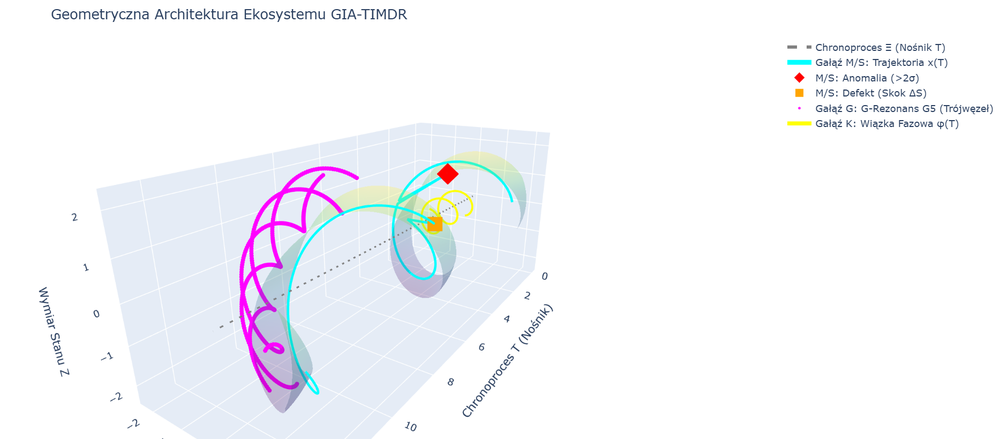
#> input picture giaTimdr.png, 1000 x 439 px, shrunk from 1867 x 819 before the run
$ python timdr_filter_gradient_heavy.py ../giaTimdr.png out.png
#> lines starting #> are read from the running program, lines starting #| are printed output that depends on the picture
# timdr_migotowiec_heavy.py
# TIMDR „Migotowiec” – ciężki filtr strukturalno‑widmowy
# Uwaga: wymaga dużej mocy obliczeniowej (FFT + gradienty na całym obrazie)

from PIL import Image
import numpy as np
import sys
from pathlib import Path


def _to_float_array(img: Image.Image) -> np.ndarray:
    arr = np.asarray(img.convert("RGB"), dtype=np.float32) / 255.0
    return arr


def _from_float_array(arr: np.ndarray) -> Image.Image:
    arr = np.clip(arr * 255.0, 0, 255).astype(np.uint8)
    return Image.fromarray(arr)


def _fft_layer(arr: np.ndarray) -> np.ndarray:
    # widmo amplitudowe per kanał
    fft = np.fft.fft2(arr, axes=(0, 1))
    fft_shift = np.fft.fftshift(fft, axes=(0, 1))
    mag = np.log1p(np.abs(fft_shift))
    mag /= (mag.max(axis=(0, 1), keepdims=True) + 1e-8)
    return mag


def _sobel_gradients(gray: np.ndarray) -> np.ndarray:
    # proste Sobele 3x3
    kx = np.array([[-1, 0, 1],
                   [-2, 0, 2],
                   [-1, 0, 1]], dtype=np.float32)
    ky = np.array([[-1, -2, -1],
                   [ 0,  0,  0],
                   [ 1,  2,  1]], dtype=np.float32)

    def conv2(img, k):
        h, w = img.shape
        kh, kw = k.shape
        pad_h, pad_w = kh // 2, kw // 2
        padded = np.pad(img, ((pad_h, pad_h), (pad_w, pad_w)), mode="reflect")
        out = np.zeros_like(img, dtype=np.float32)
        for y in range(h):
            ys = y
            ye = y + kh
            for x in range(w):
                xs = x
                xe = x + kw
                region = padded[ys:ye, xs:xe]
                out[y, x] = np.sum(region * k)
        return out

    gx = conv2(gray, kx)
    gy = conv2(gray, ky)
    g = np.sqrt(gx * gx + gy * gy)
    g /= (g.max() + 1e-8)
    return g


def _laplace(gray: np.ndarray) -> np.ndarray:
    k = np.array([[0,  1, 0],
                  [1, -4, 1],
                  [0,  1, 0]], dtype=np.float32)

    def conv2(img, k):
        h, w = img.shape
        kh, kw = k.shape
        pad_h, pad_w = kh // 2, kw // 2
        padded = np.pad(img, ((pad_h, pad_h), (pad_w, pad_w)), mode="reflect")
        out = np.zeros_like(img, dtype=np.float32)
        for y in range(h):
            ys = y
            ye = y + kh
            for x in range(w):
                xs = x
                xe = x + kw
                region = padded[ys:ye, xs:xe]
                out[y, x] = np.sum(region * k)
        return out

    l = conv2(gray, k)
    l = np.abs(l)
    l /= (l.max() + 1e-8)
    return l


def timdr_migotowiec(img: Image.Image) -> Image.Image:
    base = _to_float_array(img)
    h, w, _ = base.shape

    # figura – samo wejście
    figura = base.copy()

    # widmo – FFT per kanał
    widmo = _fft_layer(base)

    # liczba – jasność (luminancja)
    gray = (0.299 * base[..., 0] +
            0.587 * base[..., 1] +
            0.114 * base[..., 2])
    liczba = gray[..., None]

    # dynamika – normalizowana lokalna rozpiętość (min/max w oknie)
    # uproszczona: globalny kontrast
    dyn = (base - base.min(axis=(0, 1), keepdims=True)) / (
        base.max(axis=(0, 1), keepdims=True) - base.min(axis=(0, 1), keepdims=True) + 1e-8
    )

    # gradient + laplace – struktura krawędziowa
    grad = _sobel_gradients(gray)
    lap = _laplace(gray)
    struktura = np.stack([grad, lap, grad], axis=-1)

    # miks warstw – „migotowiec”
    # wagi można korygować
    w_fig = 0.35
    w_fft = 0.25
    w_num = 0.10
    w_dyn = 0.15
    w_str = 0.15

    out = (
        w_fig * figura +
        w_fft * widmo +
        w_num * liczba +
        w_dyn * dyn +
        w_str * struktura
    )

    return _from_float_array(out)


def main():
    if len(sys.argv) < 3:
        print("Użycie: python timdr_migotowiec_heavy.py wejście.jpg wyjście.png")
        sys.exit(1)

    in_path = Path(sys.argv[1])
    out_path = Path(sys.argv[2])

    img = Image.open(in_path)
#> img is the input picture: PIL image 1000x439 RGBA; mean R, G, B, A 245.3, 246.1, 249.9, 255
    out = timdr_migotowiec(img)
#> in _fft_layer, `mag = np.log1p(np.abs(fft_shift))`:
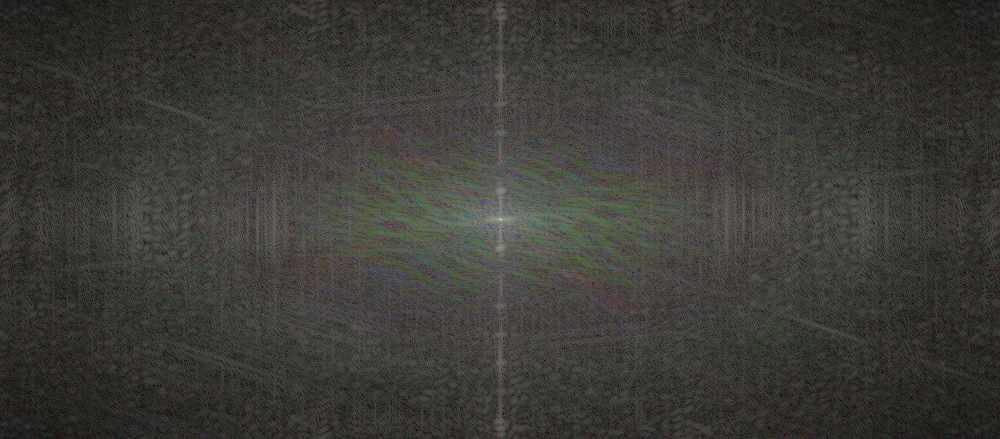
#> mag: shape (439, 1000, 3) float64; mean of channels 0, 1, 2 3.08, 3.03, 2.8; drawn with min black and max white
#> in timdr_migotowiec, `gray = (0.299 * base[..., 0] + 0.587 * base[..., 1] + 0.114 * base[.....`:
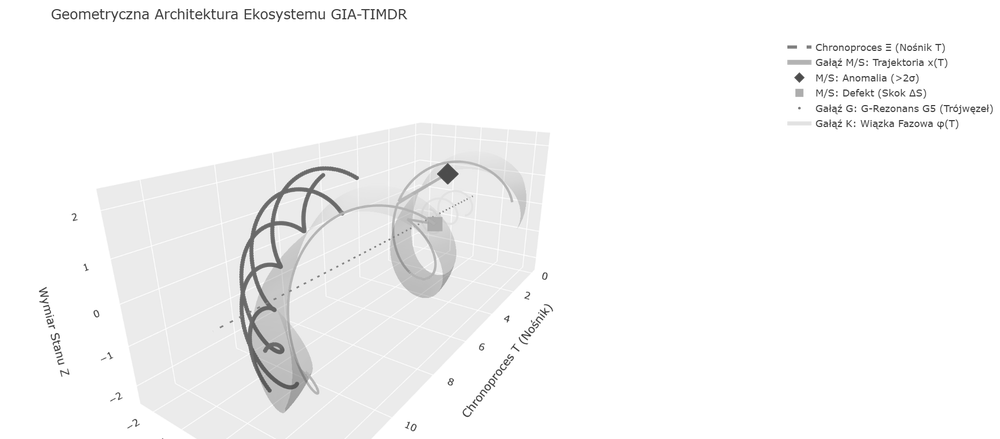
#> gray: shape (439, 1000) float32; min 0.137, max 1, mean 0.966
#> in _sobel_gradients, `g = np.sqrt(gx * gx + gy * gy)`:
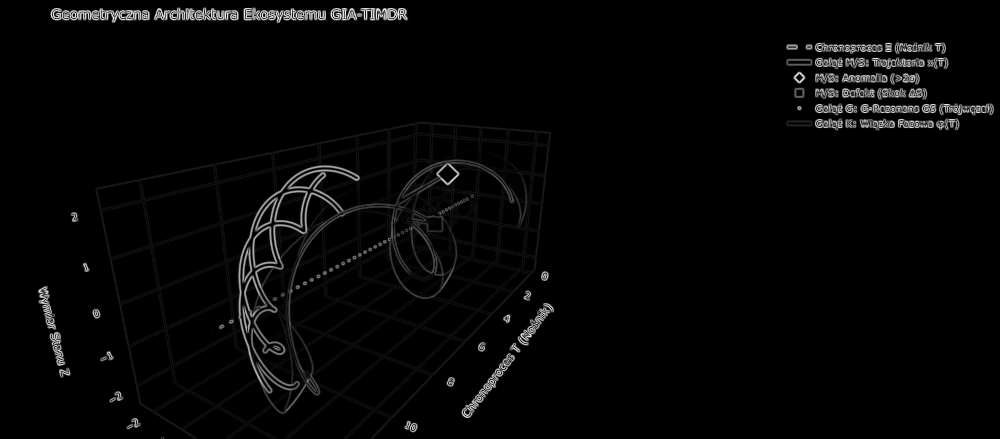
#> g: shape (439, 1000) float32; min 0, max 3.23, mean 0.0757; drawn with min black and max white
#> after the loop in conv2, `for y in range(h):`:
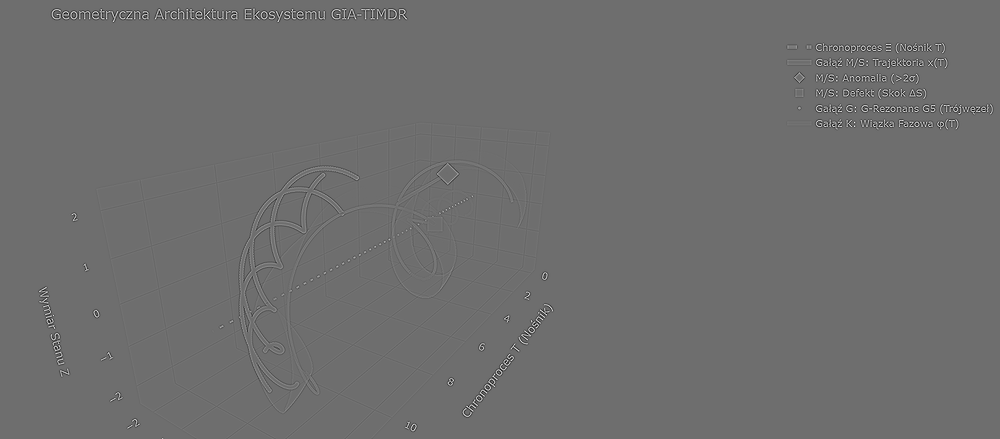
#> out: shape (439, 1000) float32; min -1.82, max 2.38, mean 6.04e-07; drawn with min black and max white
#> in _laplace, `l = np.abs(l)`:
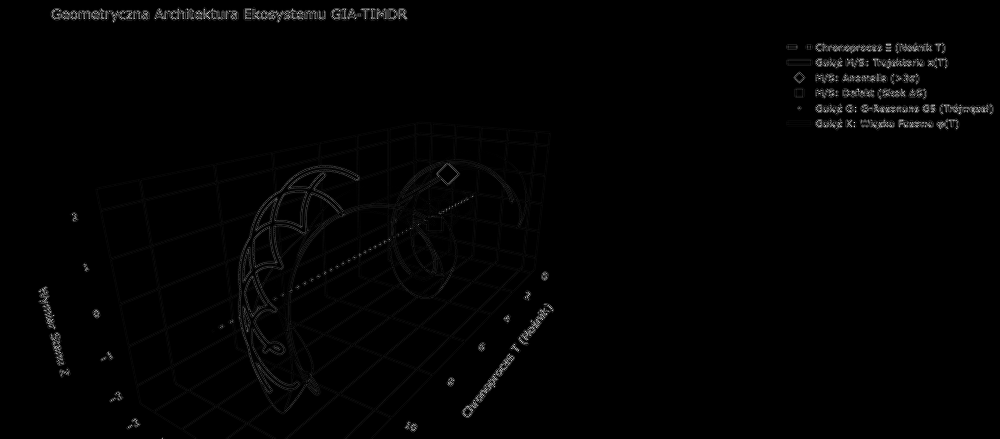
#> l: shape (439, 1000) float32; min 0, max 2.38, mean 0.0248; drawn with min black and max white
#> in timdr_migotowiec, `struktura = np.stack([grad, lap, grad], axis=-1)`:
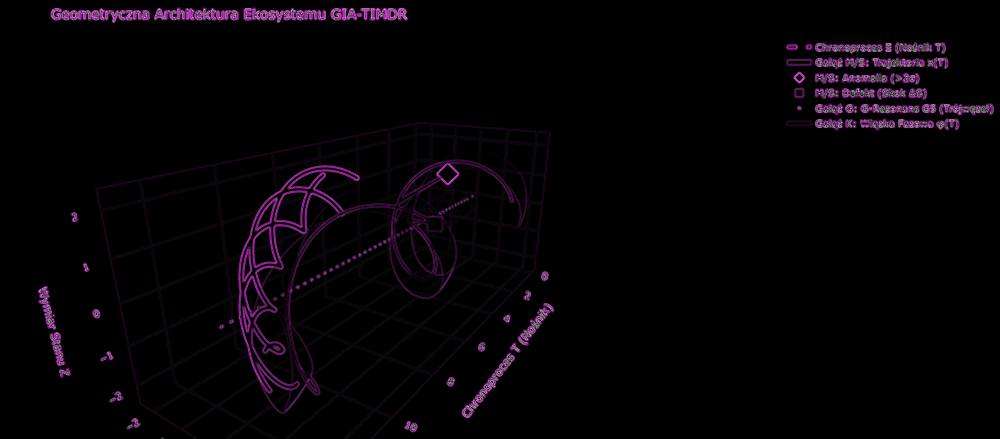
#> struktura: shape (439, 1000, 3) float32; mean of channels 0, 1, 2 0.0235, 0.0104, 0.0235; drawn as R, G, B
#> in timdr_migotowiec, `out = ( w_fig * figura + w_fft * widmo + w_num * liczba + w_dyn * dyn ..`:
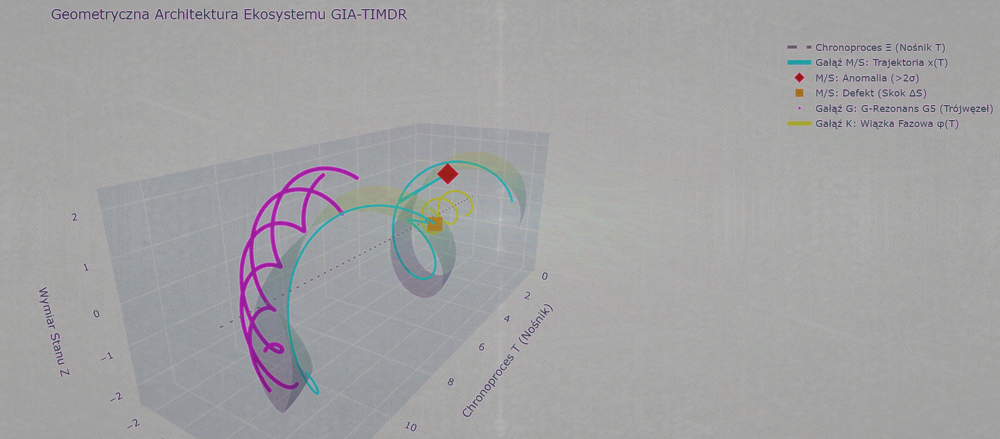
#> out: shape (439, 1000, 3) float64; mean R, G, B 0.641, 0.639, 0.644
    out.save(out_path)
    print(f"Zapisano migotowca do: {out_path}")


if __name__ == "__main__":
    main()
